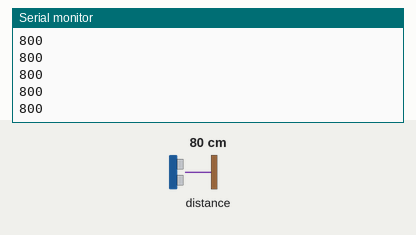
Recording of a sketch running on a simulated ATtiny85, built with avr-gcc and run on an emulated ATtiny85. Parts: the last lines printed to the serial monitor. Inputs (shaded band) come from the test bench; at power-on: distance to the obstacle 80 cm.

Above: at 1.2 s.
1.3 s: distance to the obstacle set to 2 cm
At 1.9 s:
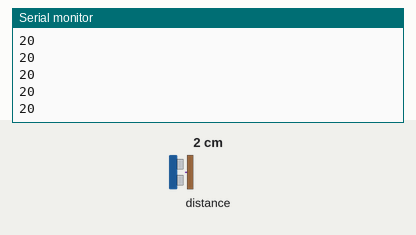
2.8 s: distance to the obstacle set to 4 cm
At 3.9 s:
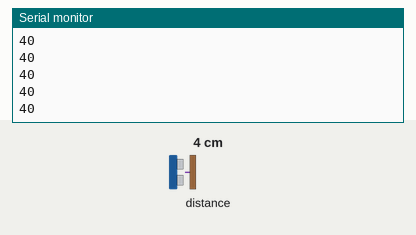
Timing chart, 0 to 5.8 s (numbered marks = the images above; inputs shaded):
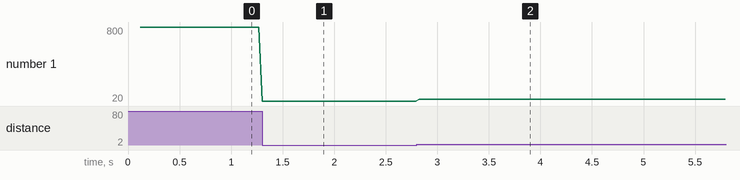

Measured:
- after the input at 1.3 s, the serial monitor: prints a new line at once (image 1)
- after the input at 2.8 s, the serial monitor: prints a new line at once (image 2)
- plotted number 1: 800 → 20 after the input at 1.3 s, 20 → 40 after the input at 2.8 s

The sketch:

VL53L0X_Attiny85.ino
```cpp
#include <Wire.h>
#include <VL53L0X.h>

// Cria uma instancia do sensor
VL53L0X sensor;

// Variaveis para armazenar a distancia atual e o ultimo valor lido
int dist_max = 0, dist_min = 30, dist = 0, dist_old = 0;
// Variavel para armazenar o tempo na parte do timeout
unsigned long timeout = 0;

void setup()
{
  // Perfil de longo alcance
// sensor.setSignalRateLimit(0.1);
// sensor.setVcselPulsePeriod(VL53L0X::VcselPeriodPreRange, 18);
// sensor.setVcselPulsePeriod(VL53L0X::VcselPeriodFinalRange, 14);
  // Perfil de alta precisão
  sensor.setMeasurementTimingBudget(200000);
  // Inicializa a comunicação serial
  Serial.begin(115200);
  // Inicializa a comunicação I2C
  Wire.begin();
  // Inicializa o sensor
  sensor.init();
  // Define um timeout de 500mS para a leitura do sensor
  // Em caso de erro, este será o tempo máximo de espera da resposta do sensor
  sensor.setTimeout(500);
  delay(50);
  int dist_max = sensor.readRangeSingleMillimeters(); // Le a distancia inicial
}

void loop()
{
  // Faz a medição da distância e retorna um valor em milímetros
  int dist = sensor.readRangeSingleMillimeters();

  // Filtra o valor de distancia
  filtrar_sinal();

  // Imprime no monitor serial
  Serial.println(dist);
}

// Função para filtrar o valor medido
void filtrar_sinal()
{
  // Se a distância medida for maior que 8000 e ainda não tiver passado 1 segundo de timeout
  if (dist > dist_max && ((millis() - timeout) < 1000) && dist < dist_min)
  {
    // Descarta a medição feita e iguala ela à anterior
    dist = dist_old;
  }
  else // Caso contrário (medição < 8000 ou passou do timeout)
  {
    // Não descarta a medição atual e atualiza a medição antiga para a atual
    dist_old = dist;
    timeout = millis(); // Reseta o valor da variável do timeout
  }
}
```
